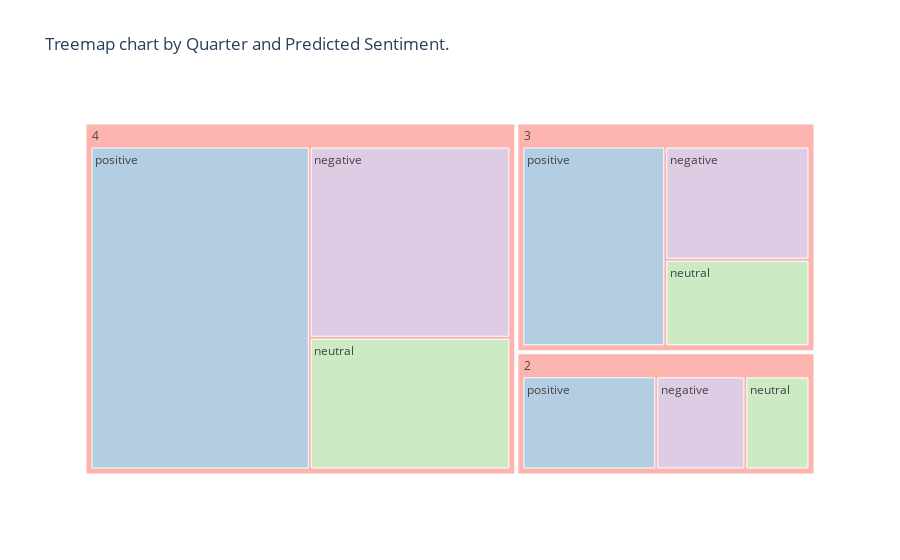

The notebook cell this image was saved under:
### Code cell
# By Quarter

fig = px.treemap(df, title='Treemap chart by Quarter and Predicted Sentiment.',
                 path=['quarter', 'Predicted_Sentiment'], color="Predicted_Sentiment", color_discrete_sequence=color_sequence)
fig.show()
fig.write_image("./images/treemap/treemap_sentiment_by_quarter.png")

### Figure 1 — Plotly figure (JSON) as saved in the notebook; plotly's stock layout.template omitted (floating-point values rounded to 4 significant figures)
{"data": [{"branchvalues": "total", "customdata": [["negative"], ["negative"], ["negative"], ["neutral"], ["neutral"], ["neutral"], ["positive"], ["positive"], ["positive"], ["(?)"], ["(?)"], ["(?)"]], "domain": {"x": [0, 1], "y": [0, 1]}, "hovertemplate": "labels=%{label}<br>count=%{value}<br>parent=%{parent}<br>id=%{id}<br>Predicted_Sentiment=%{customdata[0]}<extra></extra>", "ids": ["2/negative", "3/negative", "4/negative", "2/neutral", "3/neutral", "4/neutral", "2/positive", "3/positive", "4/positive", "2", "3", "4"], "labels": ["negative", "negative", "negative", "neutral", "neutral", "neutral", "positive", "positive", "positive", "2", "3", "4"], "marker": {"colors": ["rgb(222,203,228)", "rgb(222,203,228)", "rgb(222,203,228)", "rgb(204,235,197)", "rgb(204,235,197)", "rgb(204,235,197)", "rgb(179,205,227)", "rgb(179,205,227)", "rgb(179,205,227)", "rgb(251,180,174)", "rgb(251,180,174)", "rgb(251,180,174)"]}, "name": "", "parents": ["2", "3", "4", "2", "3", "4", "2", "3", "4", "", "", ""], "type": "treemap", "values": [443, 758, 1671, 319, 580, 1151, 666, 1326, 3086, 1428, 2664, 5908]}], "layout": {"legend": {"tracegroupgap": 0}, "title": {"text": "Treemap chart by Quarter and Predicted Sentiment."}, "treemapcolorway": ["rgb(222,203,228)", "rgb(204,235,197)", "rgb(179,205,227)", "rgb(251,180,174)", "rgb(254,217,166)", "rgb(255,255,204)", "rgb(229,216,189)", "rgb(253,218,236)", "rgb(242,242,242)"]}}
